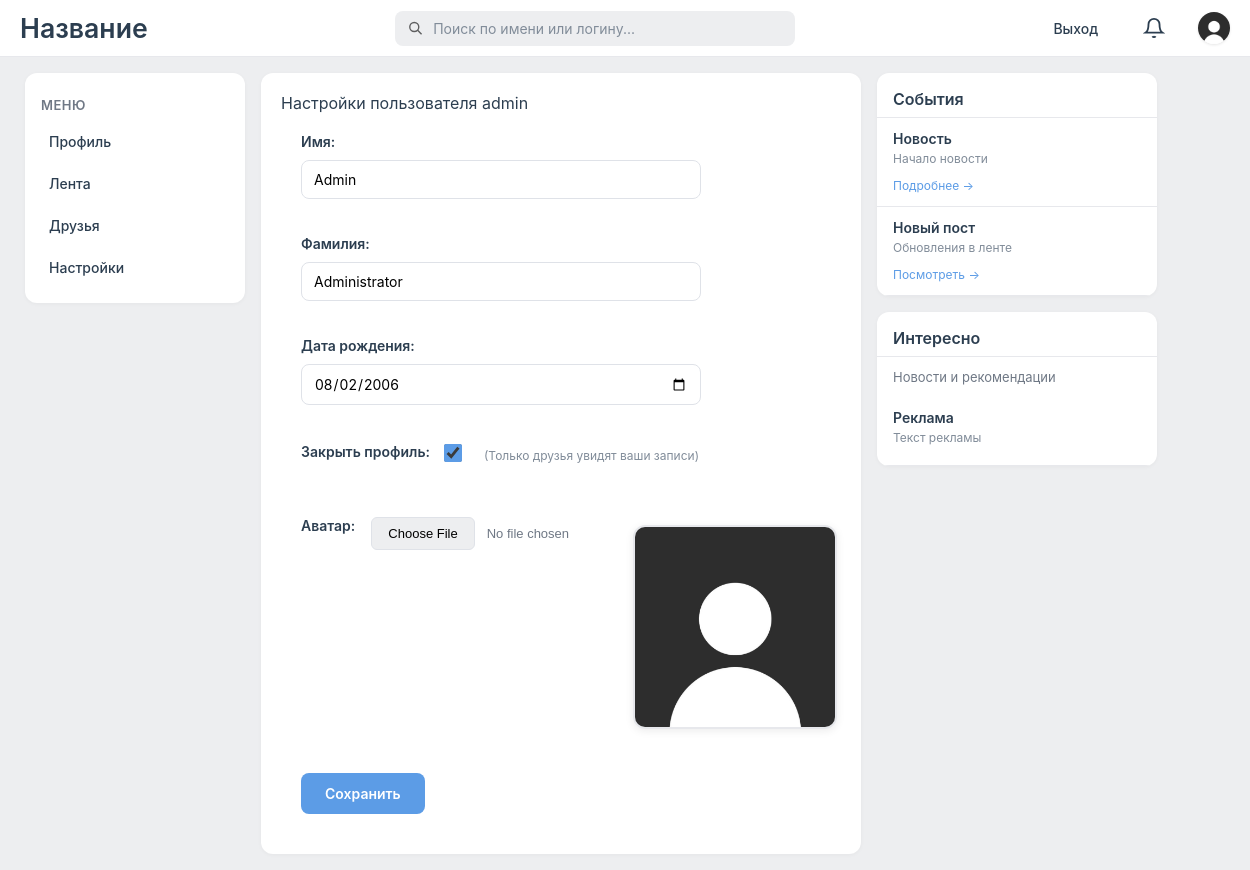
Screenshot of /profile/settings.php (signed in) with the database file from the repository.
### tables this page shows
CREATE TABLE `users` (
  `user_id` int NOT NULL,
  `login` varchar(50) NOT NULL,
  `first_name` varchar(20) NOT NULL,
  `last_name` varchar(20) NOT NULL,
  `password` varchar(255) NOT NULL,
  `role` varchar(10) NOT NULL,
  `is_private` tinyint(1) NOT NULL,
  `birthday_date` date NOT NULL,
  `creation_date` date NOT NULL,
  `avatar` varchar(255) NOT NULL
);

### classes/DataBase.php (called while the page is built, shortened)
<?php
class Database {
   private $pdo;
    public function __construct() {
        $this->pdo = new PDO("mysql:host=messenger;dbname=Social", "root", "");
        $this->pdo->setAttribute(PDO::ATTR_ERRMODE, PDO::ERRMODE_EXCEPTION);
    }
    public function query1($sql, $params = []) {
        $stmt = $this->pdo->prepare($sql);
        $stmt->execute($params);
        return $stmt;
    }
    public function fetchOne($sql, $params = []) {
        $result = $this->query1($sql, $params)->fetch();
        return $result === false ? null : $result;
    }
}
?>

### classes/User.php (called while the page is built, shortened)
<?php
class User {
    private $data = [];
    public function __construct(int $user_id, array $data, Database $db) {
        $this->data = $data;
    }
	public static function getUserById($id, Database $db){
		$sql = "SELECT * FROM users WHERE user_id = ?";
		$data = $db->fetchOne($sql, [$id]);
		return new self($id, $data, $db);
	}
    public function get($field) {
        return $this->data[$field] ?? '';
    }
}
?>

### profile/settings.php (the view, shortened to what this page needs)
<!DOCTYPE html>
<html lang="en">
<link rel="stylesheet" href="../assets/css/profile.css">
<head>
	<link rel="stylesheet" href="../assets/css/style.css">
</head>
<body>
	<?php include '../includes/header.php'; ?>
	<div class="columns-container">
		<?php include '../includes/menuLeft.php'; ?>
		<div class="center-panel">
			Настройки пользователя <?php echo $user->get(UserField::LOGIN); ?>
			<form id="settingsForm" method="POST" enctype="multipart/form-data">
				<div>
					<label>Имя:</label>
					<input type="text" name="first_name" value="<?php echo $user->get(UserField::FIRST_NAME); ?>">
				</div>
				<div>
					<label>Фамилия:</label>
					<input type="text" name="last_name" value="<?php echo $user->get(UserField::LAST_NAME); ?>">
				</div>
				<div>
					<label>Дата рождения:</label>
					<input type="date" name="birthday_date" value="<?php echo $user->get(UserField::BIRTHDAY); ?>">
				</div>
				<div>
					<label>Закрыть профиль:</label>
					<input type="checkbox" name="is_private" value="1"
						<?php echo $user->get(UserField::PRIVATE) == 1 ? 'checked' : ''; ?>>
					<small>(Только друзья увидят ваши записи)</small>
				</div>
				<div>
					<label>Аватар:</label>
					<input type="file" name="avatar">
					<img src="../assets/uploads/<?php echo $user->get(UserField::AVATAR); ?>" width="200">
				</div>
				<button type="submit">Сохранить</button>
			</form>
		</div>
		<?php 	include '../includes/menuRight.php'; ?>
	</div>
</body>
</html>

### includes/header.php (shortened to what this page needs)
<link rel="stylesheet" href="../assets/css/header.css">
<link rel="stylesheet" href="../assets/css/style.css">
<div class="header-fullwidth">
	<h1>Название</h1>
	<div class="search-container">
		<div class="search-box">
			<svg class="search-icon" viewBox="0 0 24 24" fill="none" stroke="currentColor" stroke-width="2">
				<circle cx="10.5" cy="10.5" r="6.5" />
				<line x1="21" y1="21" x2="15" y2="15" />
			</svg>
			<input type="text" class="search-input" id="headerSearchInput" placeholder="Поиск по имени или логину...">
		</div>
	</div>
	<div class="header-right">
		<?php
		require_once __DIR__ . '/../classes/Database.php';
		if (isset($_SESSION['id'])):
		?>
		<a href="../auth/logout.php" style="text-decoration: none; color: #2c3e50; font-size: 14px;">Выход</a>
		<?php include '../includes/notificationBell.php'; ?>
		<div class="avatar">
			<?php
				$db = new Database();
				$user = User::getUserById($_SESSION['id'], $db);
				$image_name = $user->get(UserField::AVATAR);
				?>
			<img src="../assets/uploads/<?php echo ($image_name);?>"
				style="width: 32px; height: 32px; border-radius: 100%;">
		</div>
		<?php else:?>
		<div>Вы вошли как гость</div>
		<?php endif;?>
	</div>
</div>

### assets/css/profile.css (style rules this page uses)
.center-panel form { padding: 20px; max-width: 600px; }
.center-panel form > div { margin-bottom: 20px; display: flex; flex-direction: column; gap: 6px; }
.center-panel label { font-weight: 600; font-size: 14px; color: #2c3e50; margin-bottom: 4px; }
.center-panel input[type="text"], .center-panel input[type="date"], .center-panel input[type="password"], .center-panel input[type="email"] { padding: 10px 12px; border: 1px solid #dfe2e5; border-radius: 8px; font-size: 14px; font-family: inherit; background-color: #ffffff; transition: border-color 0.15s ease, box-shadow 0.15s ease; width: 100%; max-width: 400px; box-sizing: border-box; }
.center-panel input[type="checkbox"] { width: 18px; height: 18px; margin-right: 8px; cursor: pointer; accent-color: #5c9ce6; }
.center-panel small { color: #818c99; font-size: 13px; margin-left: 26px; display: block; margin-top: 4px; }
.center-panel button[type="submit"] { background-color: #5c9ce6; color: white; border: none; border-radius: 8px; padding: 10px 24px; font-size: 14px; font-weight: 600; cursor: pointer; transition: all 0.15s ease; font-family: inherit; margin-top: 12px; width: fit-content; }
.center-panel input[type="file"] { padding: 8px 0; font-size: 14px; color: #2c3e50; }
.center-panel img[src*="uploads"] { display: block; margin-top: 16px; border-radius: 12px; border: 2px solid #e7e8ec; box-shadow: 0 2px 8px rgba(0, 0, 0, 0.08); max-width: 200px; width: 100%; height: auto; }
.center-panel:has(> :first-child:nth-child(1)) { padding: 20px; }

### assets/css/header.css (style rules this page uses)
.header-right > a { text-decoration: none !important; color: #818c99; font-size: 14px; font-weight: 500; padding: 8px 12px; border-radius: 8px; transition: background-color 0.15s ease, color 0.15s ease; display: inline-block; }
.avatar { border: 2px solid #ffffff; box-shadow: 0 1px 3px rgba(0, 0, 0, 0.1); box-sizing: border-box; transition: transform 0.2s ease; }

### rows the page displays
users: avatar (picture), login "admin", first_name "Admin", last_name "Administrator", birthday_date "08/02/2006", is_private "☑"
